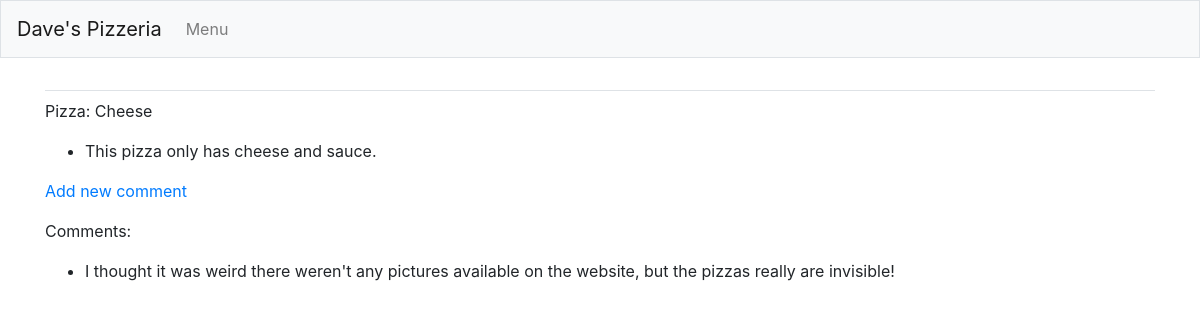
Before: /pizzas/4/ with the older database file.
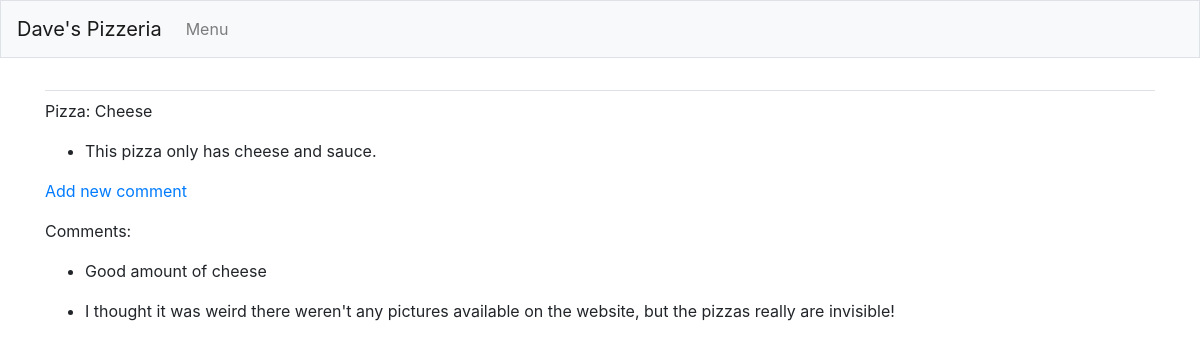
After: the same page with the newer database file.
### pizzas/models.py (models this page shows, shortened)
class Pizza(models.Model):
    name=models.CharField(max_length=50)
    def __str__(self):
        return self.name

class Comment(models.Model):
    pizza=models.ForeignKey(Pizza, on_delete=models.CASCADE)
    text = models.CharField(max_length=300)
    date_added = models.DateTimeField(auto_now_add=True)

### pizzas/views.py (the view)
# urls.py: path('pizzas/<int:pizza_id>/',views.pizza, name='pizza'),
def pizza(request, pizza_id):
    pizza = Pizza.objects.get(id=pizza_id)
    toppings = pizza.topping_set.order_by('name')
    comments = pizza.comment_set.order_by('-date_added')
    context = {'pizza':pizza, 'toppings':toppings, 'comments':comments}
    return render(request, 'pizzas/pizza.html', context)

### pizzas/templates/pizzas/pizza.html
{% extends "pizzas/base.html" %}
{% block content %}
<p> Pizza: {{ pizza }}
</p>
<ul>
    {% for topping in toppings %}
    <li>
        <p>{{ topping.name }}</p>
    </li>
    {% empty %}
    <li>This pizza only has cheese and sauce.</li>
    {% endfor %}
</ul>
<p>
    <a href="{% url 'pizzas:new_comment' pizza.id %}">Add new comment</a>
</p>
<p>Comments:</p>
<ul>
    {% for c in comments.all %}
    <li>
        <p>{{ c.text }}</p>
    </li>
    {% endfor %}
</ul>
{% endblock content %}

### pizzas/templates/pizzas/base.html (shortened to what this page needs)
{% load bootstrap4 %}
<!doctype html>
<html lang="en">
<head>
    {% bootstrap_css %}
</head>
<body>
    <nav class="navbar navbar-expand-md navbar-light bg-light mb-4 border">
        <a class="navbar-brand" href="{% url 'pizzas:index' %}">
            Dave's Pizzeria</a>
        <div class="collapse navbar-collapse" id="navbarCollapse">
            <ul class="navbar-nav mr-auto">
                <li class="nav-item">
                    <a class="nav-link" href="{% url 'pizzas:pizzas'%}">
                        Menu</a>
                </li>
            </ul>
        </div>
    </nav>
    <main role="main" class="container">
        <div class="pb-2 mb-2 border-bottom">
        </div>
        <div>
            {% block content %}{% endblock content %}
        </div>
    </main>
</body>
</html>

Changed rows visible on the page:
added Comment: text "Good amount of cheese"
